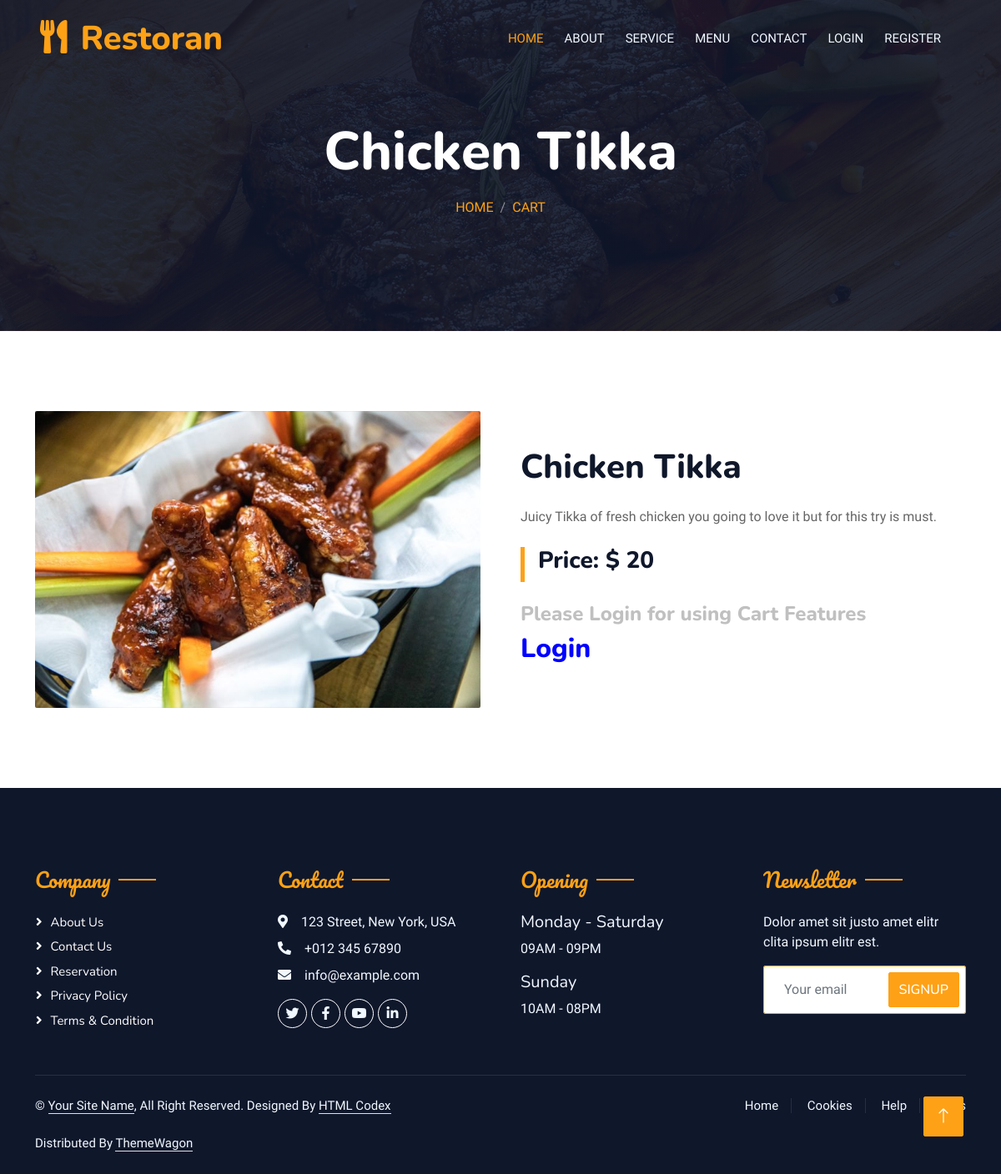
Screenshot of /food/add-cart.php?id=1 with the database file from the repository.
### tables this page shows
CREATE TABLE `foods` (
  `id` int(11) NOT NULL,
  `name` varchar(200) NOT NULL,
  `image` varchar(200) NOT NULL,
  `description` text NOT NULL,
  `price` varchar(200) NOT NULL,
  `meal_id` int(100) NOT NULL,
  `created_at` timestamp NOT NULL DEFAULT current_timestamp()
);

### libs/App.php (called while the page is built, shortened)
<?php
    class App{
        public $host = HOST;
        public $dbname = DBNAME;
        public $user = USER;
        public $password = PASS;
        public $link;
        public function connect(){
            $this->link = new PDO("mysql:host=".$this->host.";dbname=".$this->dbname."", $this->user , $this->password);
         }
        public function selectOne($querrry){
            $row = $this->link->query($querrry);
            $row->execute();
            $oneRow = $row->fetch(PDO::FETCH_OBJ);
            if($oneRow){
                return $oneRow;
            }
            else{
                return false;
                echo "kuch nahi hai";
            }
        }
    }
?>

### food/add-cart.php (the view, shortened to what this page needs)
<?php require "../libs/App.php"; ?>
<?php require "../include/header.php"; ?>
<?php
    if(isset($_GET['id'])){
        $id = $_GET['id'];
        $querry = "SELECT * FROM foods WHERE id = '$id'";
        $app = new App;
        $one = $app->selectOne($querry);
    }
    else{
       echo "<script>window.location.href='".APPURL."/404.php'</script>";
    }
?>
            <div class="container-xxl py-5 bg-dark hero-header mb-5">
                <div class="container text-center my-5 pt-5 pb-4">
                    <h1 class="display-3 text-white mb-3 animated slideInDown"><?php echo $one->name; ?></h1>
                    <nav aria-label="breadcrumb">
                        <ol class="breadcrumb justify-content-center text-uppercase">
                            <li class="breadcrumb-item"><a href="#">Home</a></li>
                            <li class="breadcrumb-item"><a href="#">Cart</a></li>
                        </ol>
                    </nav>
                </div>
            </div>
        </div>
        <div class="container-xxl py-5">
            <div class="container">
                <div class="row g-5 align-items-center">
                    <div class="col-md-6">
                        <div class="row g-3">
                            <div class="col-12 text-start">
                                <img class="img-fluid rounded w-100 wow zoomIn" data-wow-delay="0.1s" src="<?php echo APPIMAGES; ?>/<?php echo $one->image; ?>">
                            </div>
                        </div>
                    </div>
                    <div class="col-lg-6">
                        <h1 class="mb-4"><?php echo $one->name; ?></h1>
                        <p class="mb-4">
                            <?php echo $one->description; ?>
                        </p>
                        <div class="row g-4 mb-4">
                            <div class="col-sm-6">
                                <div class="d-flex align-items-center border-start border-5 border-primary px-3">
                                    <h3>Price: $ <?php echo $one->price; ?></h3>
                                </div>
                            </div>
                        </div>
                        <form action="add-cart.php" method="POST">
                            <?php if (isset($_SESSION['id']) && ($count > 0) ) : ?>
                                <button type="submit" name="submit" class="btn btn-primary py-3 px-5 mt-2" disabled>Added to Cart</button>
                            <?php elseif ( isset($_SESSION['id']) ) : ?>
                                <button type="submit" name="submit" class="btn btn-primary py-3 px-5 mt-2" >Add to Cart</button>
                            <?php else : ?>
                            <h4 style="color:silver">Please Login for using Cart Features</h4>
                            <a href="<?php echo APPURL ?>/auth/login.php"><h2 style="color:blue">Login</h2></a>
                            <?php endif; ?>
                        </form>
                    </div>
                </div>
            </div>
        </div>
<?php require "../include/footer.php"; ?>

### css/style.css (style rules this page uses)
:root { --primary: #FEA116; --light: #F1F8FF; --dark: #0F172B; }
.hero-header { background: linear-gradient(rgba(15, 23, 43, .9), rgba(15, 23, 43, .9)), url(../img/bg-hero.jpg); background-position: center center; background-repeat: no-repeat; background-size: cover; }
.breadcrumb-item + .breadcrumb-item::before { color: rgba(255, 255, 255, .5); }

### rows the page displays
foods: name "Chicken Tikka", image (picture), description "Juicy Tikka of fresh chicken you going to love it but for this try is must.", price "20"
